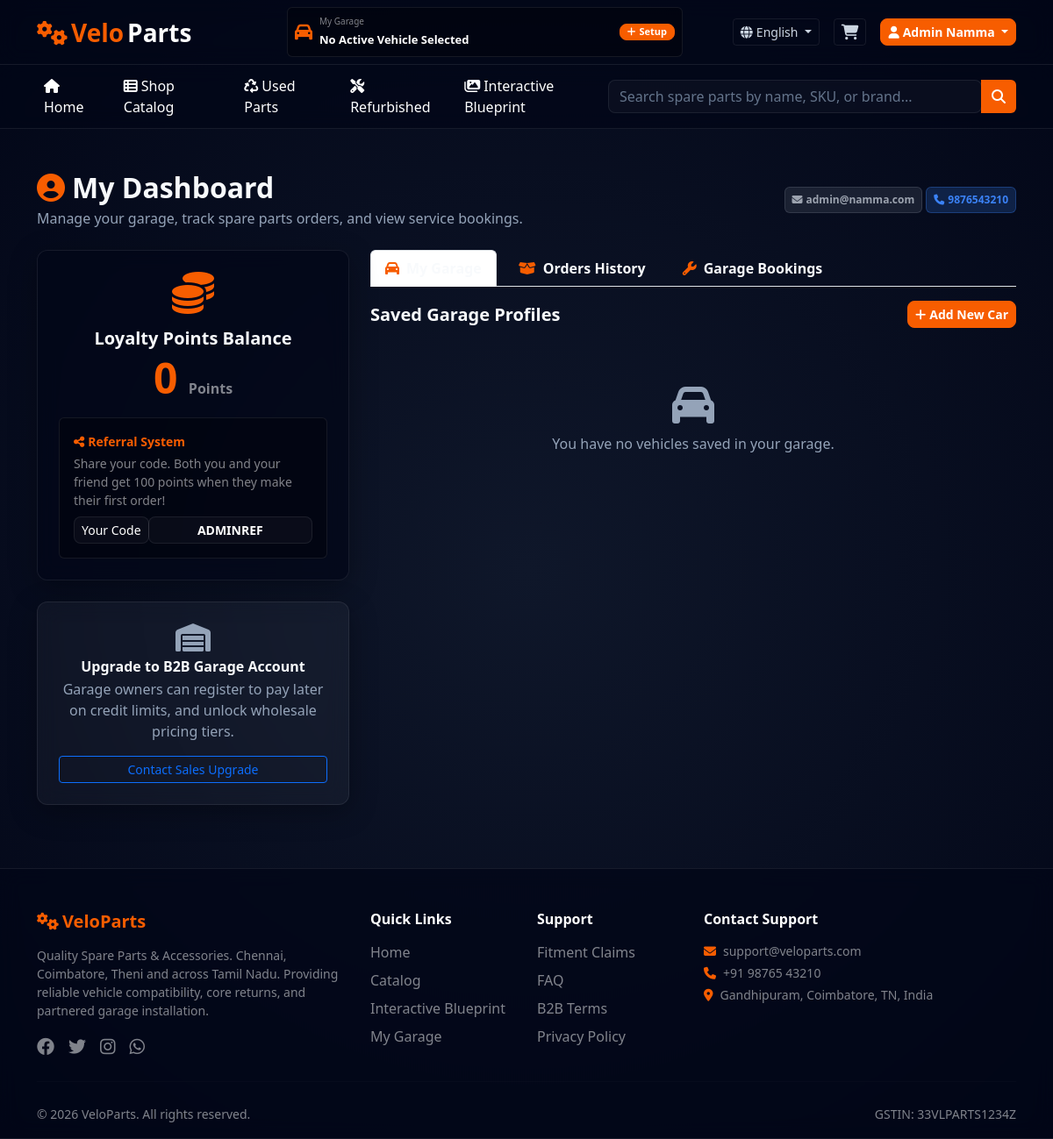
Page /my-account.php (signed in) on the committed database.
### tables this page shows
CREATE TABLE IF NOT EXISTS users (
    id INT AUTO_INCREMENT PRIMARY KEY,
    name VARCHAR(100) NOT NULL,
    email VARCHAR(150) NOT NULL UNIQUE,
    phone VARCHAR(20),
    password VARCHAR(255) NOT NULL,
    role ENUM('customer', 'admin', 'vendor') NOT NULL DEFAULT 'customer',
    loyalty_points INT DEFAULT 0,
    referral_code VARCHAR(50) UNIQUE,
    referred_by INT,
    is_b2b_approved TINYINT(1) DEFAULT 0,
    b2b_credit_limit DECIMAL(10,2) DEFAULT 0.00,
    b2b_credit_used DECIMAL(10,2) DEFAULT 0.00,
    login_attempts INT DEFAULT 0,
    lockout_until DATETIME DEFAULT NULL,
    created_at TIMESTAMP DEFAULT CURRENT_TIMESTAMP,
    FOREIGN KEY (referred_by) REFERENCES users(id) ON DELETE SET NULL
);

### includes/functions.php (called while the page is built, shortened)
<?php
function esc($string) {
    return htmlspecialchars($string ?? '', ENT_QUOTES, 'UTF-8');
}

### my-account.php (the view, shortened to what this page needs)
<?php
require_once __DIR__ . '/includes/config.php';
require_once __DIR__ . '/includes/functions.php';
$user_id = $_SESSION['user_id'];
try {
    $u_stmt = $pdo->prepare("SELECT * FROM users WHERE id = ?");
    $u_stmt->execute([$user_id]);
    $user = $u_stmt->fetch();
    $g_stmt = $pdo->prepare("SELECT usv.*, vm.make, vm.model, vm.year_from, vm.year_to, vm.engine_type, vm.fuel_type
                             FROM user_saved_vehicles usv
                             JOIN vehicles_master vm ON usv.vehicle_id = vm.id
                             WHERE usv.user_id = ?");
    $g_stmt->execute([$user_id]);
    $saved_vehicles = $g_stmt->fetchAll();
} catch (PDOException $e) {
    die("Database Error: " . htmlspecialchars($e->getMessage()));
}
require_once __DIR__ . '/includes/header.php';
?>
<div class="container my-4">
    <div class="row mb-4 align-items-center">
        <div class="col-md-8">
            <h2 class="fw-bold mb-1 text-dark"><i class="fa fa-user-circle text-orange me-2"></i>My Dashboard</h2>
            <p class="text-muted mb-0">Manage your garage, track spare parts orders, and view service bookings.</p>
        </div>
        <div class="col-md-4 text-md-end mt-2 mt-md-0">
            <span class="badge bg-secondary p-2"><i class="fa fa-envelope me-1"></i><?php echo esc($user['email']); ?></span>
            <span class="badge bg-primary p-2"><i class="fa fa-phone me-1"></i><?php echo esc($user['phone']); ?></span>
        </div>
    </div>
    <div class="row g-4">
        <div class="col-lg-4">
            <div class="card shadow-sm mb-4 border border-light bg-navy text-white" style="background: linear-gradient(135deg, #0b1d33 0%, #1e293b 100%);">
                <div class="card-body p-4 text-center">
                    <i class="fa fa-coins text-orange fa-3x mb-3"></i>
                    <h5 class="fw-bold mb-1">Loyalty Points Balance</h5>
                    <div class="display-5 fw-bold text-orange mb-3"><?php echo $user['loyalty_points']; ?> <span class="fs-6 text-white-50">Points</span></div>
                    <div class="p-3 bg-dark-blue rounded text-start border border-secondary">
                        <small class="text-orange d-block fw-bold mb-1"><i class="fa fa-share-alt me-1"></i>Referral System</small>
                        <small class="text-white-50 d-block mb-2">Share your code. Both you and your friend get 100 points when they make their first order!</small>
                        <div class="input-group input-group-sm">
                            <span class="input-group-text bg-dark border-secondary text-white-50 text-xs">Your Code</span>
                            <input type="text" class="form-control bg-dark border-secondary text-white fw-bold text-center" value="<?php echo esc($user['referral_code']); ?>" readonly>
                        </div>
                    </div>
                </div>
            </div>
            <?php if ($user['is_b2b_approved'] == 1): ?>
                <div class="card shadow-sm border-success bg-light mb-4">
                    <div class="card-body p-4">
                        <h5 class="fw-bold text-success mb-2"><i class="fa fa-check-circle me-2"></i>B2B Garage Verified</h5>
                        <p class="small text-muted mb-3">You have access to Pay Later bulk pricing credit line.</p>
                        <div class="row text-center border-top pt-3">
                            <div class="col-6 border-end">
                                <small class="text-muted d-block text-uppercase text-xs">Credit Limit</small>
                                <span class="fw-bold text-dark fs-5"><?php echo format_price($user['b2b_credit_limit']); ?></span>
                            </div>
                            <div class="col-6">
                                <small class="text-muted d-block text-uppercase text-xs">Used Credit</small>
                                <span class="fw-bold text-danger fs-5"><?php echo format_price($user['b2b_credit_used']); ?></span>
                            </div>
                        </div>
                    </div>
                </div>
            <?php else: ?>
                <div class="card shadow-sm border border-light p-4 mb-4 bg-white text-center">
                    <i class="fa fa-warehouse text-muted fa-2x mb-2"></i>
                    <h6 class="fw-bold mb-1">Upgrade to B2B Garage Account</h6>
                    <p class="text-xs text-muted">Garage owners can register to pay later on credit limits, and unlock wholesale pricing tiers.</p>
                    <button class="btn btn-outline-primary btn-sm w-100" onclick="alert('Please contact admin@namma.com with your GST certificates to activate B2B status.');">Contact Sales Upgrade</button>
                </div>
            <?php endif; ?>
        </div>
        <div class="col-lg-8">
            <ul class="nav nav-tabs border-bottom mb-3 gap-2" id="accountTabs" role="tablist">
                <li class="nav-item" role="presentation">
                    <button class="nav-link active fw-bold text-dark" id="garage-tab" data-bs-toggle="tab" data-bs-target="#garagePanel" type="button" role="tab"><i class="fa fa-car text-orange me-2"></i>My Garage</button>
                </li>
                <li class="nav-item" role="presentation">
                    <button class="nav-link fw-bold text-dark" id="orders-tab" data-bs-toggle="tab" data-bs-target="#ordersPanel" type="button" role="tab"><i class="fa fa-box-open text-orange me-2"></i>Orders History</button>
                </li>
                <li class="nav-item" role="presentation">
                    <button class="nav-link fw-bold text-dark" id="bookings-tab" data-bs-toggle="tab" data-bs-target="#bookingsPanel" type="button" role="tab"><i class="fa fa-wrench text-orange me-2"></i>Garage Bookings</button>
                </li>
            </ul>
            <div class="tab-content" id="accountTabsContent">
                <div class="tab-pane fade show active" id="garagePanel" role="tabpanel">
                    <div class="d-flex justify-content-between align-items-center mb-3">
                        <h5 class="fw-bold text-dark mb-0">Saved Garage Profiles</h5>
                        <button class="btn btn-sm btn-accent" data-bs-toggle="collapse" data-bs-target="#addVehicleCollapse"><i class="fa fa-plus me-1"></i>Add New Car</button>
                    </div>
                    <div class="row g-3" id="savedVehiclesList">
                        <?php if (count($saved_vehicles) > 0): ?>
                            <?php foreach ($saved_vehicles as $sv): ?>
                                <div class="col-md-6 vehicle-card-col" data-vehicle-id="<?php echo $sv['vehicle_id']; ?>">
                                    <div class="card p-3 border shadow-sm <?php echo $sv['is_active'] ? 'border-success bg-light' : ''; ?>">
                                        <div class="d-flex justify-content-between align-items-start mb-2">
                                            <div>
                                                <h6 class="fw-bold mb-0 text-dark"><?php echo esc($sv['label']); ?></h6>
                                                <small class="text-muted d-block text-xs"><?php echo esc($sv['make'] . ' ' . $sv['model']); ?></small>
                                                <small class="text-muted d-block text-xs" style="font-size:10px;">Engine: <?php echo esc($sv['engine_type']); ?> | Fuel: <?php echo esc($sv['fuel_type']); ?></small>
                                            </div>
                                            <button class="btn btn-sm btn-outline-danger btn-delete-vehicle py-0 px-2" style="font-size:11px;" data-id="<?php echo $sv['vehicle_id']; ?>"><i class="fa fa-trash-alt"></i></button>
                                        </div>
                                        <div class="d-flex justify-content-between align-items-center mt-3 border-top pt-2">
                                            <div>
                                                <?php if ($sv['is_active']): ?>
                                                    <span class="text-success small fw-bold"><i class="fa fa-check-circle me-1"></i>Active filter</span>
                                                <?php else: ?>
                                                    <button class="btn btn-xs btn-outline-success py-0 px-2 btn-activate-vehicle" style="font-size:11px;" data-id="<?php echo $sv['vehicle_id']; ?>">Set Active Filter</button>
                                                <?php endif; ?>
                                            </div>
                                        </div>
                                    </div>
                                </div>
                            <?php endforeach; ?>
                        <?php else: ?>
                            <div class="col-12 text-center py-5">
                                <i class="fa fa-car text-muted fa-3x mb-2"></i>
                                <p class="text-muted">You have no vehicles saved in your garage.</p>
                            </div>
                        <?php endif; ?>
                    </div>
                </div>
            </div>
        </div>
    </div>
</div>
<?php
require_once __DIR__ . '/includes/footer.php';
?>

### assets/css/style.css (style rules this page uses)
:root { --primary-color: #0d1527; --accent-color: #f75d00; --accent-hover: #d65000; --glass-bg: rgba(255, 255, 255, 0.04); --glass-border: rgba(255, 255, 255, 0.08); --glass-shadow: 0 8px 32px 0 rgba(0, 0, 0, 0.3); --glass-blur: blur(12px); }
body { background: radial-gradient(circle at 50% 50%, #0f172a, #020617) !important; color: #f1f5f9 !important; font-family: 'Segoe UI', Roboto, Helvetica, Arial, sans-serif; min-height: 100vh; display: flex; flex-direction: column; }
h1, h2, h3, h4, h5, h6, .text-dark, .card-title, .modal-title, .form-label, th, td, strong { color: #f8fafc !important; }
.text-muted, p, .text-secondary, small { color: #94a3b8 !important; }
.card, .product-card, .list-group-item, .modal-content, .navbar-admin { background: var(--glass-bg) !important; backdrop-filter: var(--glass-blur) !important; -webkit-backdrop-filter: var(--glass-blur) !important; border: 1px solid var(--glass-border) !important; box-shadow: var(--glass-shadow) !important; color: #e2e8f0 !important; border-radius: 12px !important; }
.bg-light, .bg-white, .navbar-light { background: var(--glass-bg) !important; backdrop-filter: var(--glass-blur) !important; -webkit-backdrop-filter: var(--glass-blur) !important; color: #e2e8f0 !important; }
.table, th, td, .border, .border-light, .border-secondary { border-color: var(--glass-border) !important; color: #e2e8f0 !important; }
.form-control, .form-select, .input-group-text { background: rgba(255, 255, 255, 0.03) !important; border: 1px solid var(--glass-border) !important; color: #fff !important; border-radius: 8px !important; }
.form-control::placeholder { color: #64748b !important; }
header, .bg-navy, nav.navbar { background: rgba(2, 6, 23, 0.7) !important; backdrop-filter: var(--glass-blur) !important; -webkit-backdrop-filter: var(--glass-blur) !important; border-bottom: 1px solid var(--glass-border) !important; }
.bg-dark-blue { background: rgba(0, 0, 0, 0.3) !important; border: 1px solid var(--glass-border) !important; }
.text-orange { color: var(--accent-color) !important; }
.btn-accent { background-color: var(--accent-color) !important; border-color: var(--accent-color) !important; color: white !important; font-weight: 600; transition: all 0.2s ease-in-out; border-radius: 8px !important; }
.badge.bg-primary { background-color: rgba(59, 130, 246, 0.2) !important; color: #3b82f6 !important; border: 1px solid rgba(59, 130, 246, 0.3) !important; }
.badge.bg-secondary { background-color: rgba(107, 114, 128, 0.2) !important; color: #9ca3af !important; border: 1px solid rgba(107, 114, 128, 0.3) !important; }
html { scroll-behavior: smooth; }

### rows in the picture
users: email "admin@namma.com", phone "9876543210", loyalty_points "0", referral_code "ADMINREF"

### other values in the picture
__('my_garage') "My Garage"
$_SESSION['user_name'] "Admin Namma"
__('home') "Home"
__('shop') "Shop Catalog"
__('tagline') "Quality Spare Parts & Accessories"
